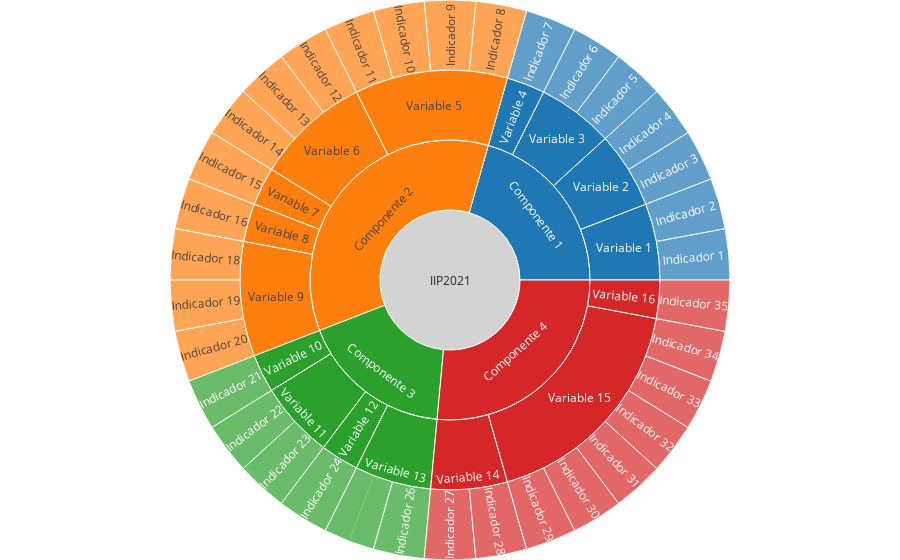

The cell this chart's notebook holds for it:
### Code cell
fig = go.Figure(go.Sunburst(
    hovertext=wrapped_hovertext,
    hoverinfo="text",
    labels = df_2021.short_label,
    parents = df_2021.short_parent,
    sort=False,
    root_color="lightgrey"
))
fig.update_layout(
    margin = dict(t=0, l=0, r=0, b=0),
    )
fig.write_html('est_sun_2021.html')
fig

### Figure 1 — Plotly figure (JSON) as saved in the notebook; plotly's stock layout.template omitted (floating-point values rounded to 4 significant figures)
{"data": [{"hoverinfo": "text", "hovertext": ["Componente 1. Capacidad Institucional", "Variable 1. Planeación", "Indicador 1. Creación y Organización: Existencia<br>dentro de los soportes normativos de creación y<br>organización de la institución de un discurso<br>relacionado con la definición de innovación<br>pública", "Indicador 2. Planeación Estratégica: Existencia<br>dentro de la planeación estratégica de la<br>institución de una relación con el concepto de<br>innovación pública", "Variable 2. Recursos Presupuestales", "Indicador 3. Recursos Anuales de Funcionamiento:<br>Porcentaje de recursos anuales de funcionamiento<br>ejecutados en temas de innovación pública", "Indicador 4. Porcentaje de recursos anuales de<br>inversión ejecutados en temas de innovación<br>pública", "Variable 3. Recursos Humanos", "Indicador 5. Porcentaje de funcionarios<br>relacionados con temas de innovación pública.", "Indicador 6. Porcentaje de contratistas dedicados<br>a temas de innovación pública.", "Componente 2. Procesos y procedimientos", "Variable 4. Proceso de identificación y uso de<br>retos o áreas de oportunidad", "Indicador 7. Uso de información recolectada a<br>partir del SDQS", "Indicador 8. Canales complem entarios para la<br>ciudadanía para la identificación de retos o áreas<br>de oportunidad de la entidad.", "Indicador 9. Canales para los funcionarios y/o<br>contratist as para la identifica ción de retos o<br>áreas de oportunidad.", "Indicador 10. Actividades para la identificación<br>de retos o áreas de oportunidad.", "Variable 5. Generación de ideas", "Indicador 11. Canales para la ciudadanía para la<br>generación de ideas.", "Indicador 12. Canales para los funcionarios y/o<br>contratistas para la generación de ideas.", "Indicador 13. Espacios para la generación de<br>ideas.", "Variable 6. Diseño de Innovaciones", "Indicador 14. Innovaciones diseñadas.", "Variable 7. Generación de capacidades", "Indicador 15. Actividades de generación de<br>capacidades de innovación.", "Componente 3. Resultados", "Variable 8. Innovaciones Implementadas", "Indicador 16. Implementación de innovaciones<br>diseñadas.", "Variable 9. Generación de capacidades en<br>innovación para funcionarios y/o contratistas", "Indicador 17. Porcentaje de funcionarios formados<br>a partir de procesos de generación de capacidades<br>en innovación.", "Indicador 18. Porcentaje de contratistas formados<br>a partir de procesos de generación de capacidades<br>en innovación.", "Componente 4. Gestión del conocimiento", "Variable 10. Gestión del conocimiento en la<br>Capacidad Institucional", "Indicador 19. Creación y Organización: Existencia<br>dentro de los soportes normativos de creación y<br>organización de la instituciónde acciones de<br>gestión del conocimiento", "Indicador 20. Planeación Estratégica: Existencia<br>dentro de la planeación estratégica de la<br>institución de acciones de gestión del<br>conocimiento.", "Variable 11. Gestión del conocimiento en los<br>Procesos y Procedimientos", "Indicador 21. Publicación de la sistematización de<br>información sobre procesos de identificación de<br>problemas con ciudadanos", "Indicador 22. Publicación de la sistematización de<br>información sobre procesos de identificación de<br>problemas con servidores públicos", "Indicador 23. Publicación de la sistematización de<br>información sobre procesos de generación de ideas<br>con ciudadanos", "Indicador 24. Publicación de la sistematización de<br>información sobre procesos de generación de ideas<br>con servidores públicos", "Indicador 25. Documentación de buenas prácticas y<br>lecciones aprendidas identificadas en los procesos<br>de innovación.", "Indicador 26. Documentación de buenas prácticas y<br>lecciones aprendidas de las acciones de la<br>entidad.", "Variable 12. Gestión del conocimiento en los<br>Resultados", "Indicador 27. Monitoreo y seguimiento de<br>innovaciones implementadas"], "labels": ["Componente 1", "Variable 1", "Indicador 1", "Indicador 2", "Variable 2", "Indicador 3", "Indicador 4", "Variable 3", "Indicador 5", "Indicador 6", "Variable 4", "Indicador 7", "Componente 2", "Variable 5", "Indicador 8", "Indicador 9", "Indicador 10", "Indicador 11", "Variable 6", "Indicador 12", "Indicador 13", "Indicador 14", "Variable 7", "Indicador 15", "Variable 8", "Indicador 16", "Variable 9", "Indicador 18", "Indicador 19", "Indicador 20", "Componente 3", "Variable 10", "Indicador 21", "Variable 11", "Indicador 22", "Indicador 23", "Variable 12", "Indicador 24", "Variable 13", "Indicador 25 Porcentaje de funcionarios formados a partir de procesos de generación de capacidades en innovación", "Indicador 26", "Componente 4", "Variable 14", "Indicador 27", "Indicador 28", "Variable 15", "Indicador 29", "Indicador 30", "Indicador 31", "Indicador 32", "Indicador 33", "Indicador 34", "Variable 16", "Indicador 35"], "parents": ["IIP2021", "Componente 1", "Variable 1", "Variable 1", "Componente 1", "Variable 2", "Variable 2", "Componente 1", "Variable 3", "Variable 3", "Componente 1", "Variable 4", "IIP2021", "Componente 2", "Variable 5", "Variable 5", "Variable 5", "Variable 5", "Componente 2", "Variable 6", "Variable 6", "Variable 6", "Componente 2", "Variable 7", "Componente 2", "Variable 8", "Componente 2", "Variable 9", "Variable 9", "Variable 9", "IIP2021", "Componente 3", "Variable 10", "Componente 3", "Variable 11", "Variable 11", "Componente 3", "Variable 12", "Componente 3", "Variable 13", "Variable 13", "IIP2021", "Componente 4", "Variable 14", "Variable 14", "Componente 4", "Variable 15", "Variable 15", "Variable 15", "Variable 15", "Variable 15", "Variable 15", "Componente 4", "Variable 16"], "root": {"color": "lightgrey"}, "sort": false, "type": "sunburst"}], "layout": {"margin": {"b": 0, "l": 0, "r": 0, "t": 0}}}
